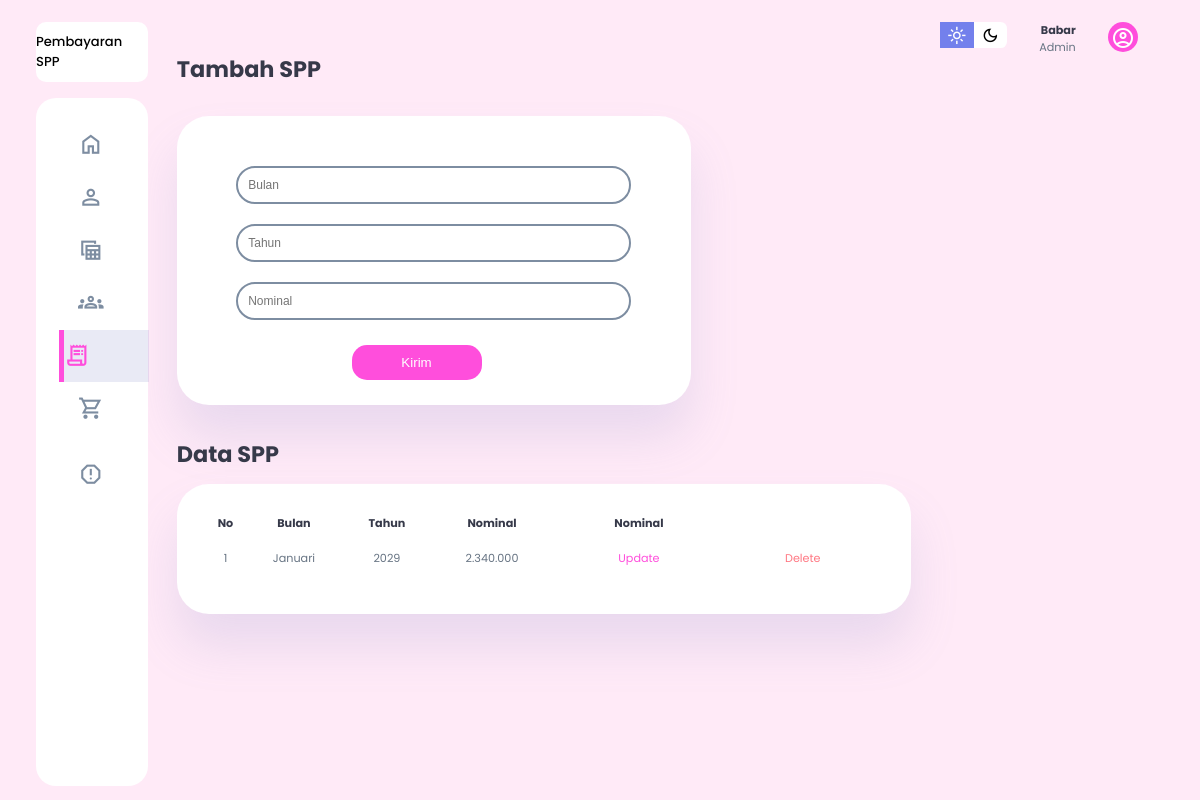
The app's page /pages/data_spp.php with its own data.
### tables this page shows
CREATE TABLE `spp` (
  `id` int(11) NOT NULL,
  `bulan` varchar(20) NOT NULL,
  `tahun` int(11) NOT NULL,
  `nominal` varchar(50) NOT NULL,
  `created_at` timestamp NOT NULL DEFAULT current_timestamp()
);

### pages/data_spp.php (the view, shortened to what this page needs)
<?php
include "../koneksi.php"
?>
<!DOCTYPE html>
<html lang="en">
<head>
    <link rel="stylesheet" href="../style.css">
</head>
<body>
    <div class="container">
        <aside>
            <div class="top">
                <div class="logo">
                    <h3 style="color: var(--clr-black);">Pembayaran SPP</h3>
                </div>
            </div>
            <div class="sidebar">
                <a href="../index.php">
                    <span class="material-symbols-sharp">home </span>
                </a>
                <a href="data_kelas.php">
                    <span class="material-symbols-sharp">person_outline </span>
                </a>
                <a href="data_siswa.php">
                    <span class="material-symbols-sharp">table_view </span>
                </a>
                <a href="data_petugas.php">
                    <span class="material-symbols-sharp">groups </span>
                </a>
                <a href="data_spp.php" class="active">
                    <span class="material-symbols-sharp">receipt_long </span>
                </a>
                <a href="pembayaran.php">
                    <span class="material-symbols-sharp">shopping_cart </span>
                </a>
                <a href="laporan.php">
                    <span class="material-symbols-sharp">report_gmailerrorred </span>
                </a>
            </div>
        </aside>
        <main>
            <div style="height: 30px;"></div>
            <h2>Tambah SPP</h2>
            <div class="wrapper">
                <form action="../request/create.php" method="POST" class="kirim">
                    <div style="height: 30px;"></div>
                    <div class="input-box">
                        <input type="text" placeholder="Bulan" name="bulan" required>
                    </div>
                    <div class="input-box">
                        <input type="text" placeholder="Tahun" name="tahun" required>
                    </div>
                    <div class="input-box">
                        <input type="text" placeholder="Nominal" name="nominal" required>
                    </div>
                    <div style="height: 15px;"></div>
                    <button type="submit" class="btn" name="daftar_spp">Kirim</button>
                    <div style="height: 15px;"></div>
                </form>
            </div>
            <div class="recent_order">
                <h2>Data SPP</h2>
                <table>
                    <?php
                    $no = 1;
                    $query = "SELECT * FROM spp";
                    $result = mysqli_query($koneksi, $query)
                    ?>
                    <thead>
                        <tr>
                            <th>No</th>
                            <th>Bulan</th>
                            <th>Tahun</th>
                            <th>Nominal</th>
                            <th>Nominal</th>
                            <th></th>
                        </tr>
                    </thead>
                    <tbody>
                        <?php
                        foreach ($result as $data) {
                            echo "
                                <tr>
                                    <td>" . $no++ . "</td>
                                    <td>" . $data["bulan"] . "</td>
                                    <td>" . $data["tahun"] . "</td>
                                    <td>" . $data["nominal"] . "</td>
                                    <td><a href='../request/update_spp.php?id=" . $data["id"] . "' class='warning' type='button' >Update</a></td>
                                    <td><a href='../request/delete_spp.php?id=" . $data["id"] . "' type='button' class='danger' onlick='return confirm('Yakin ingin menghapus data?')'>Delete</a></td>
                                </tr>
                            ";
                        }
                        ?>
                    </tbody>
                </table>
            </div>
        </main>
        <div class="right">
            <div class="top">
                <div class="theme-toggler">
                    <span class="material-symbols-sharp active">light_mode</span>
                    <span class="material-symbols-sharp">dark_mode</span>
                </div>
                <div class="profile">
                    <div class="info">
                        <p><b>Babar</b></p>
                        <p>Admin</p>
                    </div>
                    <div>
                        <div class="icon">
                            <span class="material-symbols-sharp">account_circle</span>
                        </div>
                    </div>
                </div>
            </div>
        </div>
    </div>
</body>
</html>

### records on screen
spp: bulan "Januari", tahun "2029", nominal "2.340.000"
